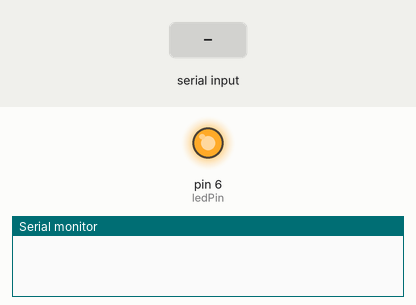
Bench run of a sketch on a simulated Arduino Uno, built with avr-gcc and run on an emulated ATmega328P. On the bench: output pins drawn as LEDs (lit = HIGH), the last lines printed to the serial monitor. The test bench sets the inputs (shaded band).

Above: at 1.2 s.
1.3 s: "1" received over Serial
At 2.4 s:
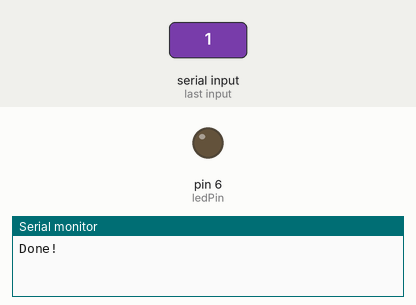
2.8 s: "0" received over Serial
At 3.5 s:
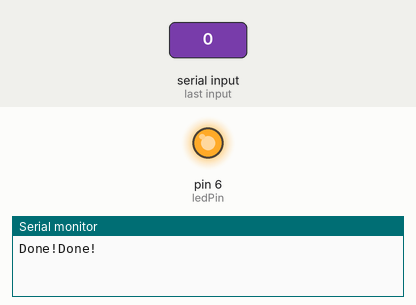
Timing chart, 0 to 5.8 s (numbered marks = the images above; inputs shaded):
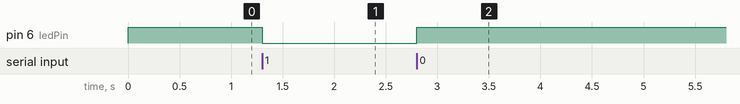

Measured:
- after the input at 1.3 s, pin 6 (ledPin): HIGH → LOW at once
- after the input at 2.8 s, pin 6 (ledPin): LOW → HIGH at once

The sketch:

serial_listen_test.ino
```cpp
int incomingByte = 0;
int ledPin = 6;

void setup() {

  //Declaring LED pin as output
  pinMode(ledPin, OUTPUT);

  // turn off the LED
  digitalWrite(ledPin, HIGH);

  // begin listening
  Serial.begin(9600);
}

void loop() {

  // read the incoming byte:
  incomingByte = Serial.read();


  // say what you got:
  // ASCII printable characters: 49 means number 1
  if(incomingByte == 49) {
    analogWrite(ledPin, 0);
  }
  // ASCII printable characters: 48 means number 0
  else if(incomingByte == 48) {
    analogWrite(ledPin, 255);
  }

  if(incomingByte != -1){
    Serial.print("Done!");
  }

}
```
